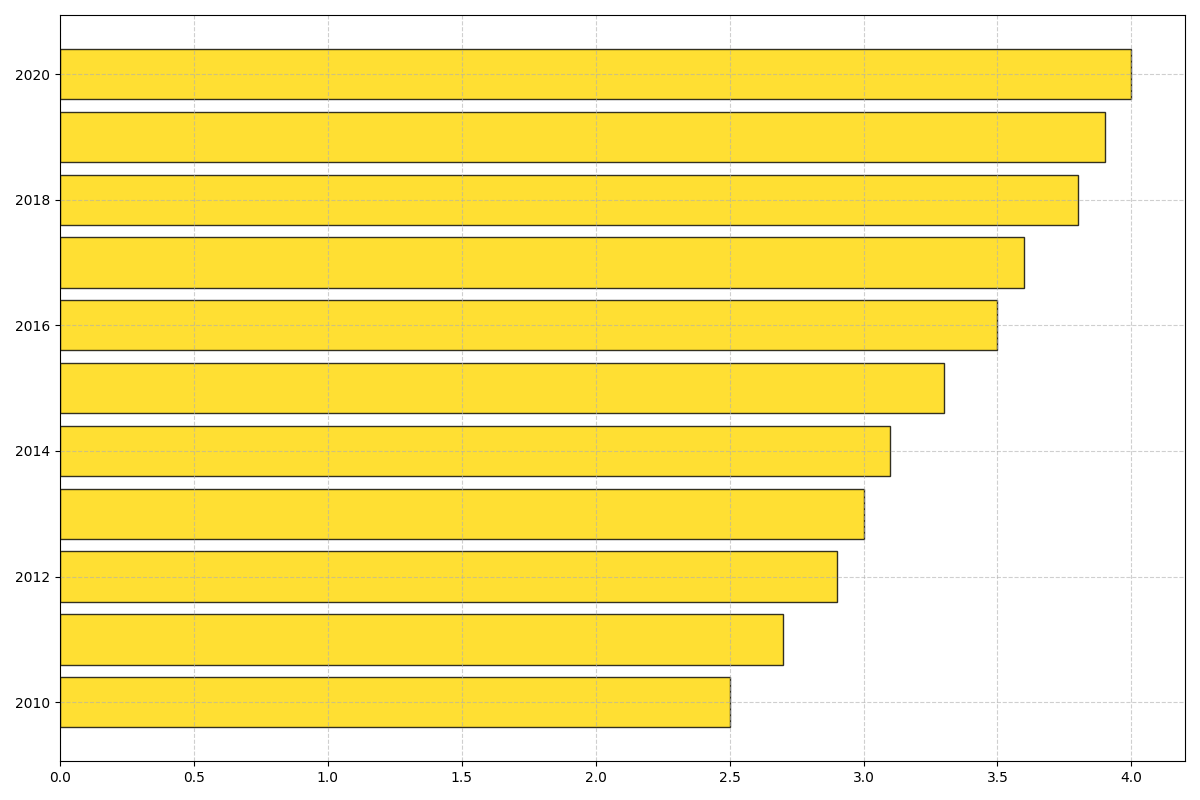

Here is the Python script that generated this plot:
import matplotlib.pyplot as plt
import numpy as np

years = np.arange(2010, 2021)
average_yields = np.array([2.5, 2.7, 2.9, 3.0, 3.1, 3.3, 3.5, 3.6, 3.8, 3.9, 4.0])

plt.figure(figsize=(12, 8))
plt.barh(
    years, 
    average_yields, 
    color='gold', 
    edgecolor='black', 
    alpha=0.8
)

plt.grid(linestyle='--', alpha=0.6)

plt.tight_layout()
plt.show()
